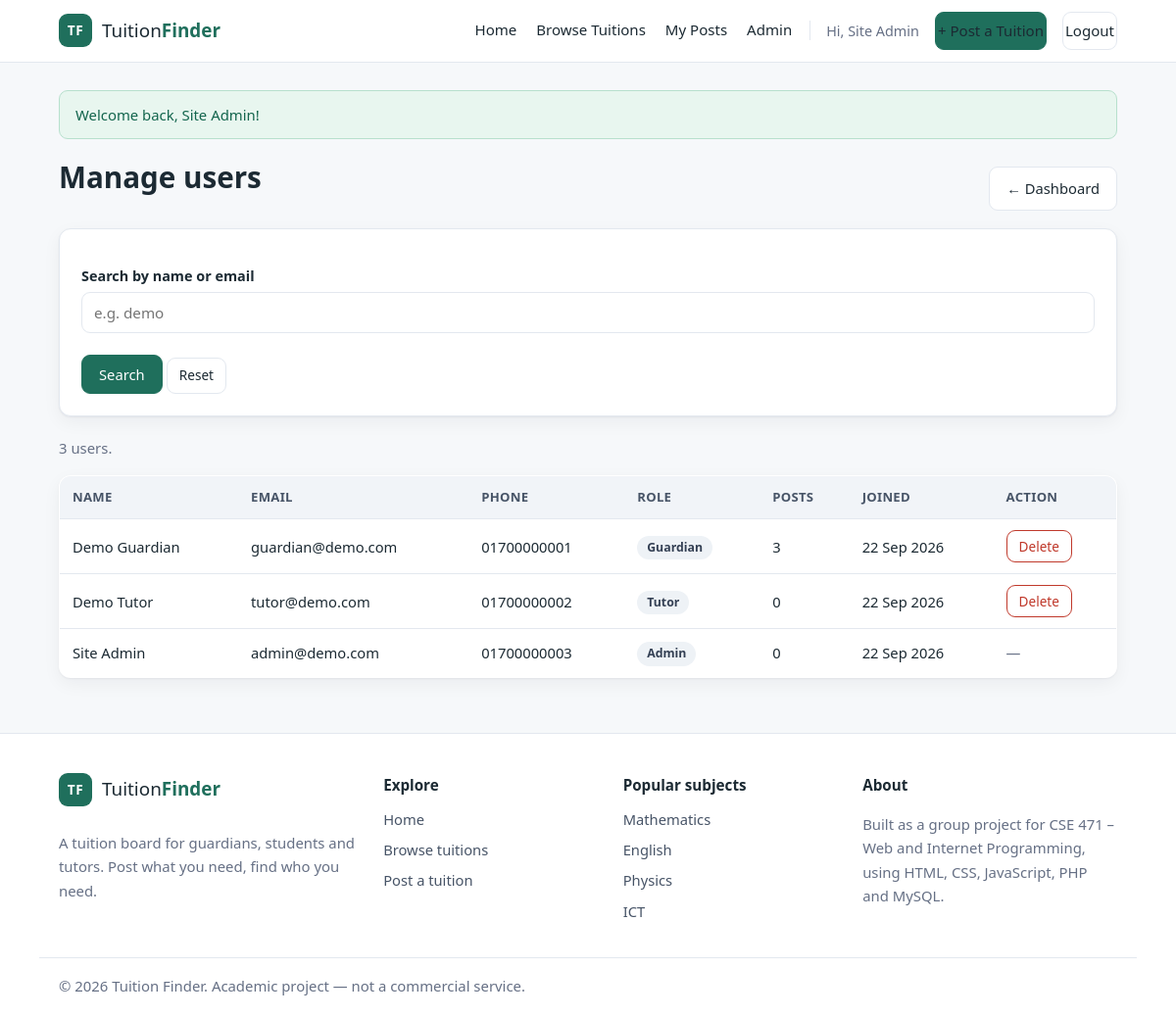
The page /admin_users.php (signed in) on the database its author committed.
### tables this page shows
CREATE TABLE users (
    user_id       INT AUTO_INCREMENT PRIMARY KEY,
    full_name     VARCHAR(100)        NOT NULL,
    email         VARCHAR(150)        NOT NULL UNIQUE,
    phone         VARCHAR(20)         NOT NULL,
    role          ENUM('guardian','tutor','admin') NOT NULL DEFAULT 'guardian',
    password_hash VARCHAR(255)        NOT NULL,
    created_at    TIMESTAMP           NOT NULL DEFAULT CURRENT_TIMESTAMP
);

### admin_users.php (the view, shortened to what this page needs)
<?php
require_once __DIR__ . '/includes/functions.php';
$keyword = get_str('keyword');
$sql = 'SELECT u.user_id, u.full_name, u.email, u.phone, u.role, u.created_at,
               (SELECT COUNT(*) FROM tuition_posts p WHERE p.posted_by = u.user_id) AS post_count
        FROM users u';
$sql .= ' ORDER BY u.created_at DESC';
$stmt = $conn->prepare($sql);
$stmt->execute();
$users = $stmt->get_result()->fetch_all(MYSQLI_ASSOC);
require_once __DIR__ . '/includes/header.php';
?>
<div class="page-head">
    <h1>Manage users</h1>
    <a class="btn" href="admin_dashboard.php">&larr; Dashboard</a>
</div>
<form class="card filter-form" method="get" action="admin_users.php">
    <label for="keyword">Search by name or email</label>
    <div class="filter-row">
        <input type="text" id="keyword" name="keyword" value="<?= e($keyword) ?>" placeholder="e.g. demo">
    </div>
    <button type="submit" class="btn btn-primary">Search</button>
    <a class="btn btn-small" href="admin_users.php">Reset</a>
</form>
<p class="muted"><?= count($users) ?> user<?= count($users) === 1 ? '' : 's' ?>.</p>
<table class="data-table">
    <thead>
        <tr>
            <th>Name</th>
            <th>Email</th>
            <th>Phone</th>
            <th>Role</th>
            <th>Posts</th>
            <th>Joined</th>
            <th>Action</th>
        </tr>
    </thead>
    <tbody>
    <?php foreach ($users as $user): ?>
        <tr>
            <td><?= e($user['full_name']) ?></td>
            <td><?= e($user['email']) ?></td>
            <td><?= e($user['phone']) ?></td>
            <td><span class="badge badge-role"><?= e(ucfirst($user['role'])) ?></span></td>
            <td><?= (int) $user['post_count'] ?></td>
            <td><?= e(date('d M Y', strtotime($user['created_at']))) ?></td>
            <td class="actions">
                <?php if ($user['role'] === 'admin'): ?>
                    <span class="muted">&mdash;</span>
                <?php else: ?>
                    <form method="post" action="admin_users.php" class="inline-form"
                          onsubmit="return confirm('Delete this user and all of their posts?');">
                        <button type="submit" class="btn btn-small btn-danger">Delete</button>
                    </form>
                <?php endif; ?>
            </td>
        </tr>
    <?php endforeach; ?>
    </tbody>
</table>
<?php require_once __DIR__ . '/includes/footer.php'; ?>

### assets/css/style.css (style rules this page uses)
:root { --brand: #1f6f5c; --brand-dark: #16523f; --brand-light: #e8f6ef; --accent: #e4a11b; --text: #1c2a33; --muted: #667085; --line: #e3e8ef; --bg: #f6f8fa; --card: #ffffff; --danger: #c0392b; --radius: 12px; --shadow: 0 1px 2px rgba(16, 24, 40, .05), 0 6px 18px rgba(16, 24, 40, .05); --shadow-hover: 0 4px 10px rgba(16, 24, 40, .07), 0 14px 32px rgba(16, 24, 40, .09); }
* { box-sizing: border-box; }
body { margin: 0; font-family: "Segoe UI", Tahoma, Arial, sans-serif; background: var(--bg); color: var(--text); line-height: 1.65; -webkit-font-smoothing: antialiased; }
a { color: var(--brand); }
h1 { font-size: 1.85rem; margin: 0 0 14px; line-height: 1.25; }
.muted { color: var(--muted); font-size: .93rem; }
.card { background: var(--card); border: 1px solid var(--line); border-radius: var(--radius); padding: 22px; box-shadow: var(--shadow); }
label { display: block; margin: 14px 0 5px; font-weight: 600; font-size: .9rem; }
input[type="text"], input[type="email"], input[type="password"], input[type="number"], select, textarea { width: 100%; padding: 10px 12px; border: 1px solid var(--line); border-radius: 9px; font-size: .95rem; font-family: inherit; color: var(--text); background: #fff; }
.filter-form { margin-bottom: 20px; }
.filter-row { display: grid; grid-template-columns: repeat(auto-fit, minmax(165px, 1fr)); gap: 12px; margin-bottom: 12px; }
.btn { display: inline-block; padding: 9px 17px; border: 1px solid var(--line); border-radius: 9px; background: #fff; color: var(--text); font-size: .92rem; font-family: inherit; text-decoration: none; cursor: pointer; margin-top: 10px; transition: background .15s, color .15s, border-color .15s; }
.btn-primary { background: var(--brand); border-color: var(--brand); color: #fff; }
.btn-small { padding: 6px 12px; font-size: .85rem; }
.btn-danger { background: #fff; border-color: var(--danger); color: var(--danger); }
.inline-form { display: inline; }
.badge { display: inline-block; padding: 2px 10px; border-radius: 999px; font-size: .77rem; font-weight: 600; }
.badge-role { background: #eef2f6; color: #344054; }
.data-table, .details-table { width: 100%; border-collapse: collapse; background: var(--card); border: 1px solid var(--line); border-radius: var(--radius); overflow: hidden; font-size: .92rem; box-shadow: var(--shadow); }
.data-table th, .data-table td, .details-table th, .details-table td { padding: 11px 13px; border-bottom: 1px solid var(--line); text-align: left; }
.data-table tbody tr:last-child td, .details-table tr:last-child td, .details-table tr:last-child th { border-bottom: none; }
.data-table thead th { background: #f1f4f8; font-size: .82rem; text-transform: uppercase; letter-spacing: .3px; color: #475467; }
.data-table .actions { white-space: nowrap; }
.data-table .actions .btn { margin-top: 0; }
.page-head { display: flex; flex-wrap: wrap; align-items: center; justify-content: space-between; gap: 12px; margin-bottom: 18px; }

### rows shown on the page
users: full_name "Demo Guardian", email "guardian@demo.com", phone "01700000001", role "Guardian", post_count "3", created_at "22 Sep 2026"
users: full_name "Demo Tutor", email "tutor@demo.com", phone "01700000002", role "Tutor", post_count "0", created_at "22 Sep 2026"
users: full_name "Site Admin", email "admin@demo.com", phone "01700000003", role "Admin", post_count "0", created_at "22 Sep 2026"

### other values the page prints
$_SESSION['full_name'] "Site Admin"
$flash['message'] "Welcome back, Site Admin!"
count($users) "3"
